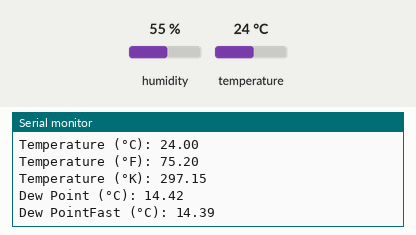
This sketch was run on a simulated Arduino Uno, built with avr-gcc and run on an emulated ATmega328P. Shown: the last lines printed to the serial monitor. The inputs (shaded band) are chosen by the test bench; at power-on: humidity 55 %, temperature 24 °C.

Above: at 1.8 s.
1.9 s: humidity set to 22 %
At 2.8 s:
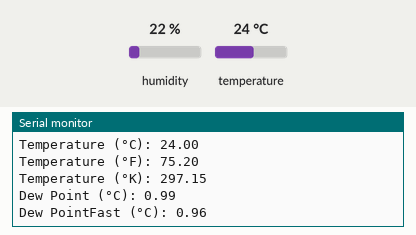
3.4 s: temperature set to 12 °C
At 4.7 s:
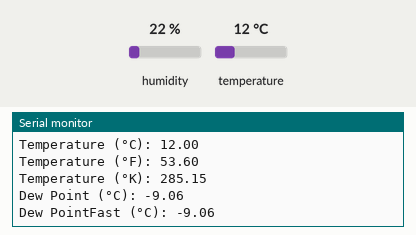
4.9 s: humidity set to 40 %
At 6.0 s:
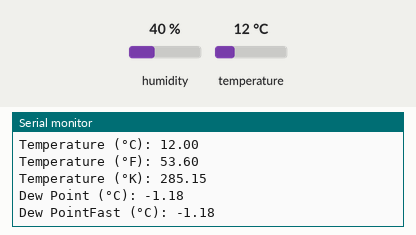
Timing chart, 0 to 7.9 s (numbered marks = the images above; inputs shaded):
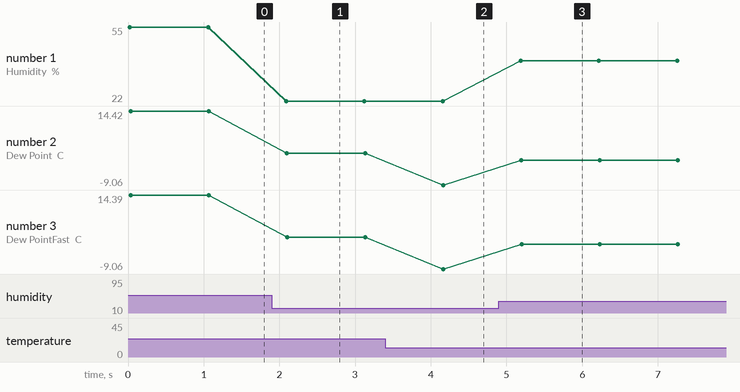

The sketch:

DHT11_Temp_Humidity.ino
```cpp
#include <dht.h>
#define DHT11PIN 2
dht DHT11;

double Fahrenheit(double celsius) {
  return 1.8 * celsius + 32;
}

double Kelvin(double celsius) {
  return celsius + 273.15;
}

double dewPoint(double celsius, double humidity) {
  double RATIO = 373.15 / (273.15 + celsius);
  double RHS = -7.90298 * (RATIO - 1);
  RHS += 5.02808 * log10(RATIO);
  RHS += -1.3816e-7 * (pow(10, (11.344 * (1 - 1 / RATIO ))) - 1) ;
  RHS += 8.1328e-3 * (pow(10, (-3.49149 * (RATIO - 1))) - 1) ;
  RHS += log10(1013.246);

  double VP = pow(10, RHS - 3) * humidity;
  double T = log(VP / 0.61078); // temp var
  return (241.88 * T) / (17.558 - T);
}

double dewPointFast(double celsius, double humidity) {
  double a = 17.271;
  double b = 237.7;
  double temp = (a * celsius) / (b + celsius) + log(humidity * 0.01);
  return (b * temp) / (a - temp);
}

void setup() {
  Serial.begin(115200);
}

void loop() {
  int chk = DHT11.read11(DHT11PIN);
  Serial.println("\n");
  Serial.print("Read sensor: ");
  switch (chk)  {
    case DHTLIB_OK:
      Serial.println("OK");
      break;
    case DHTLIB_ERROR_CHECKSUM:
      Serial.println("Checksum error");
      break;
    case DHTLIB_ERROR_TIMEOUT:
      Serial.println("Time out error");
      break;
    default:
      Serial.println("Unknown error");
      break;
  }

  Serial.print("Humidity (%): ");
  Serial.println((float)DHT11.humidity, 2);
  Serial.print("Temperature (°C): ");
  Serial.println((float)DHT11.temperature, 2);
  Serial.print("Temperature (°F): ");
  Serial.println(Fahrenheit(DHT11.temperature), 2);
  Serial.print("Temperature (°K): ");
  Serial.println(Kelvin(DHT11.temperature), 2);
  Serial.print("Dew Point (°C): ");
  Serial.println(dewPoint(DHT11.temperature, DHT11.humidity));
  Serial.print("Dew PointFast (°C): ");
  Serial.println(dewPointFast(DHT11.temperature, DHT11.humidity));
  delay(1000);
}
```

Measured:
- after the input at 1.9 s, the serial monitor: prints a new line after 0.19 s (image 1)
- after the input at 3.4 s, the serial monitor: prints a new line after 0.76 s (image 2)
- after the input at 4.9 s, the serial monitor: prints a new line after 0.29 s (image 3)
- plotted number 1: 55 → 22 after the input at 1.9 s, 22 → 40 after the input at 4.9 s
- plotted number 2: 14.42 → 0.99 after the input at 1.9 s, 0.99 → -9.06 after the input at 3.4 s, -9.06 → -1.18 after the input at 4.9 s
- plotted number 3: 14.39 → 0.96 after the input at 1.9 s, 0.96 → -9.06 after the input at 3.4 s, -9.06 → -1.18 after the input at 4.9 s
